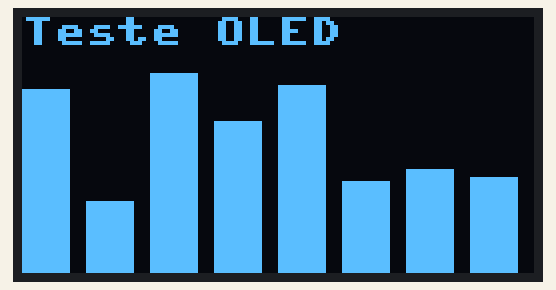
The program below on a simulated Raspberry Pi Pico running MicroPython. On the bench: 128×64 one-colour display. Random numbers come from a fixed seed; what the program prints to the serial console is not drawn.

Above: at 0.1 s.
At 4.2 s:
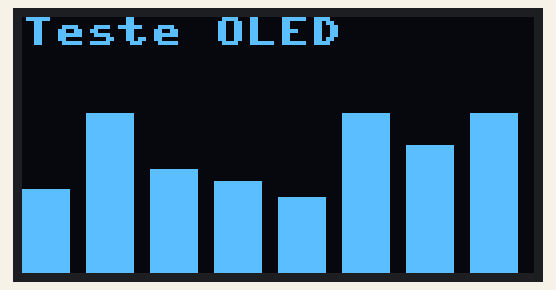
At 9.3 s:
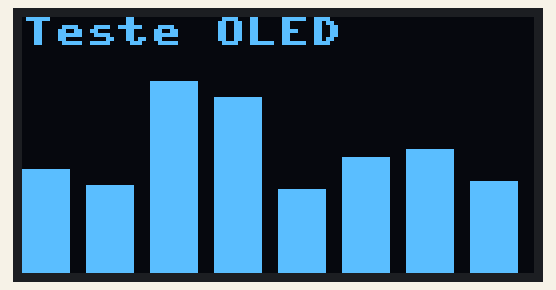
At 18.6 s:
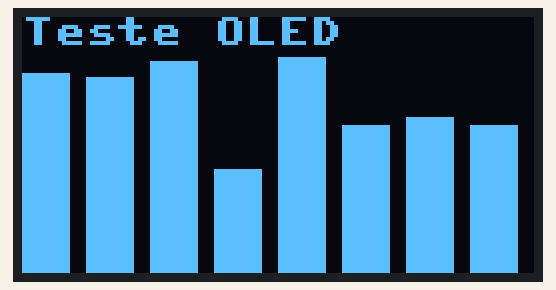
At 27.8 s:
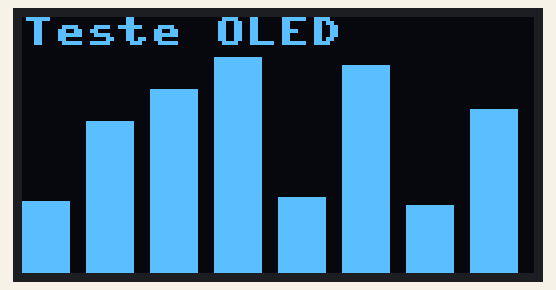
At 38.0 s:
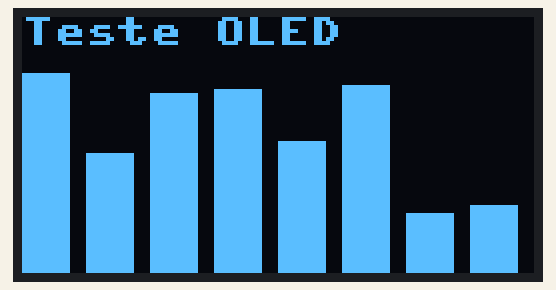

The program:

oled2864.py
```python
from machine import Pin,I2C
from rp2 import PIO
from time import sleep
from random import randrange
import framebuf
import ssd1306

# Endereços I2C comuns para displays OLED
OLED_ADDRESSES = [0x3C, 0x3D]

try:
    # Configura os pinos I2C com pull-up interno
    scl = Pin(5, Pin.OUT, Pin.PULL_UP)
    sda = Pin(4, Pin.OUT, Pin.PULL_UP)

    # Inicializa I2C com os pinos configurados
    i2c = I2C(0, scl=scl, sda=sda)

    # Verifica dispositivos I2C conectados
    print("Procurando dispositivos I2C...")
    devices = i2c.scan()
    if len(devices) == 0:
        print("Nenhum dispositivo I2C encontrado!")
        print("Verifique as conexões:")
        print("- SDA conectado ao pino 4")
        print("- SCL conectado ao pino 5")
        print("- VCC conectado a 3.3V")
        print("- GND conectado ao GND")
        raise Exception("Nenhum dispositivo I2C encontrado")

    print("Dispositivos I2C encontrados nos endereços:", [hex(d) for d in devices])

    # Tenta inicializar o display com diferentes endereços
    display = None
    for addr in OLED_ADDRESSES:
        try:
            print(f"Tentando inicializar display no endereço 0x{addr:02X}...")
            display = ssd1306.SSD1306_I2C(128, 64, i2c, addr=addr)
            print(f"Display inicializado com sucesso no endereço 0x{addr:02X}!")
            break
        except Exception as e:
            print(f"Falha ao inicializar no endereço 0x{addr:02X}: {str(e)}")
            continue

    if display is None:
        raise Exception("Não foi possível inicializar o display em nenhum endereço")

    # Testa o display
    display.fill(0)
    display.text("Teste OLED", 0, 0)
    display.show()
    print("Teste de escrita realizado com sucesso!")

except Exception as e:
    print("\nErro:", str(e))
    print("Tipo do erro:", type(e).__name__)
    print("\nSugestões de solução:")
    print("1. Verifique todas as conexões físicas")
    print("2. Confirme se o display está recebendo alimentação")
    print("3. Se ainda não funcionar, tente usar resistores pull-up externos de 4.7kΩ")
    print("4. Verifique se o display não está danificado")
    raise

# Carrega imagem
def loadPBM(arq, tamX, tamY):
    with open(arq, 'rb') as f:
        f.readline() # Magic number
        f.readline() # Creator comment
        f.readline() # Dimensions
        data = bytearray(f.read())
    return framebuf.FrameBuffer(data, tamX, tamY, framebuf.MONO_HLSB)

#fbuf = loadPBM('MakerHero.pbm', 128, 39)

# Mostra a imagem no display
#display.blit(fbuf, 0, 16)
#display.show()
#sleep(5)

# Limpa a imagem
display.fill_rect(0, 16, 128, 48, 0)

# Vamos fazer um gráfico de barras aleatórias
while True:
    for x in range(0, 128, 16):
        y = randrange (10, 50)
        display.fill_rect(x, 10, 12, 54, 0)
        display.fill_rect(x, y, 12, 64-y, 1)
    display.show()
    sleep(1)
```

Measured:
- what the display in image 1 shows lasts 1.0 s, from 4.2 s to 5.2 s
